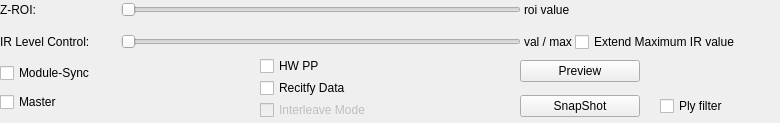
    <widget class="QWidget" name="widget_options" native="true">
     <layout class="QVBoxLayout" name="verticalLayout_5">
      <property name="spacing">
       <number>0</number>
      </property>
      <property name="leftMargin">
       <number>0</number>
      </property>
      <property name="topMargin">
       <number>0</number>
      </property>
      <property name="rightMargin">
       <number>0</number>
      </property>
      <property name="bottomMargin">
       <number>0</number>
      </property>
      <item>
       <widget class="QWidget" name="widget_slider_options" native="true">
        <layout class="QVBoxLayout" name="verticalLayout_9">
         <property name="spacing">
          <number>10</number>
         </property>
         <property name="leftMargin">
          <number>0</number>
         </property>
         <property name="topMargin">
          <number>0</number>
         </property>
         <property name="rightMargin">
          <number>0</number>
         </property>
         <property name="bottomMargin">
          <number>0</number>
         </property>
         <item>
          <widget class="QWidget" name="widget_depth_roi" native="true">
           <property name="sizePolicy">
            <sizepolicy hsizetype="Fixed" vsizetype="Preferred">
             <horstretch>0</horstretch>
             <verstretch>0</verstretch>
            </sizepolicy>
           </property>
           <layout class="QHBoxLayout" name="horizontalLayout_2">
            <property name="spacing">
             <number>3</number>
            </property>
            <property name="leftMargin">
             <number>0</number>
            </property>
            <property name="topMargin">
             <number>0</number>
            </property>
            <property name="rightMargin">
             <number>0</number>
            </property>
            <property name="bottomMargin">
             <number>0</number>
            </property>
            <item>
             <widget class="QLabel" name="label_title_depth_roi">
              <property name="sizePolicy">
               <sizepolicy hsizetype="Fixed" vsizetype="Preferred">
                <horstretch>118</horstretch>
                <verstretch>0</verstretch>
               </sizepolicy>
              </property>
              <property name="minimumSize">
               <size>
                <width>118</width>
                <height>0</height>
               </size>
              </property>
              <property name="text">
               <string>Z-ROI:           </string>
              </property>
             </widget>
            </item>
            <item>
             <widget class="QSlider" name="horizontalSlider_depth_roi">
              <property name="sizePolicy">
               <sizepolicy hsizetype="Fixed" vsizetype="Fixed">
                <horstretch>0</horstretch>
                <verstretch>0</verstretch>
               </sizepolicy>
              </property>
              <property name="minimumSize">
               <size>
                <width>400</width>
                <height>15</height>
               </size>
              </property>
              <property name="maximumSize">
               <size>
                <width>400</width>
                <height>15</height>
               </size>
              </property>
              <property name="minimum">
               <number>0</number>
              </property>
              <property name="maximum">
               <number>4</number>
              </property>
              <property name="singleStep">
               <number>1</number>
              </property>
              <property name="pageStep">
               <number>1</number>
              </property>
              <property name="orientation">
               <enum>Qt::Horizontal</enum>
              </property>
              <property name="tickInterval">
               <number>10</number>
              </property>
             </widget>
            </item>
            <item>
             <widget class="QLabel" name="label_depth_roi_value">
              <property name="sizePolicy">
               <sizepolicy hsizetype="Fixed" vsizetype="Preferred">
                <horstretch>0</horstretch>
                <verstretch>0</verstretch>
               </sizepolicy>
              </property>
              <property name="text">
               <string>roi value</string>
              </property>
             </widget>
            </item>
            <item>
             <spacer name="horizontalSpacer_2">
              <property name="orientation">
               <enum>Qt::Horizontal</enum>
              </property>
              <property name="sizeType">
               <enum>QSizePolicy::Fixed</enum>
              </property>
              <property name="sizeHint" stdset="0">
               <size>
                <width>200</width>
                <height>20</height>
               </size>
              </property>
             </spacer>
            </item>
           </layout>
          </widget>
         </item>
         <item>
          <widget class="QWidget" name="widget_ir_level_control" native="true">
           <layout class="QHBoxLayout" name="horizontalLayout_4">
            <property name="spacing">
             <number>3</number>
            </property>
            <property name="leftMargin">
             <number>0</number>
            </property>
            <property name="topMargin">
             <number>0</number>
            </property>
            <property name="rightMargin">
             <number>0</number>
            </property>
            <property name="bottomMargin">
             <number>0</number>
            </property>
            <item>
             <widget class="QLabel" name="label_title_ir_level_control">
              <property name="sizePolicy">
               <sizepolicy hsizetype="Fixed" vsizetype="Preferred">
                <horstretch>0</horstretch>
                <verstretch>0</verstretch>
               </sizepolicy>
              </property>
              <property name="minimumSize">
               <size>
                <width>118</width>
                <height>24</height>
               </size>
              </property>
              <property name="maximumSize">
               <size>
                <width>118</width>
                <height>24</height>
               </size>
              </property>
              <property name="text">
               <string>IR Level Control:</string>
              </property>
             </widget>
            </item>
            <item>
             <widget class="QSlider" name="horizontalSlider_ir_level_control">
              <property name="sizePolicy">
               <sizepolicy hsizetype="Fixed" vsizetype="Fixed">
                <horstretch>0</horstretch>
                <verstretch>0</verstretch>
               </sizepolicy>
              </property>
              <property name="minimumSize">
               <size>
                <width>400</width>
                <height>0</height>
               </size>
              </property>
              <property name="maximumSize">
               <size>
                <width>400</width>
                <height>16777215</height>
               </size>
              </property>
              <property name="pageStep">
               <number>1</number>
              </property>
              <property name="orientation">
               <enum>Qt::Horizontal</enum>
              </property>
             </widget>
            </item>
            <item>
             <widget class="QLabel" name="label_ir_level_value">
              <property name="sizePolicy">
               <sizepolicy hsizetype="Fixed" vsizetype="Preferred">
                <horstretch>0</horstretch>
                <verstretch>0</verstretch>
               </sizepolicy>
              </property>
              <property name="text">
               <string>val / max</string>
              </property>
             </widget>
            </item>
            <item>
             <widget class="QCheckBox" name="checkBox_extend_maximum_ir">
              <property name="sizePolicy">
               <sizepolicy hsizetype="Fixed" vsizetype="Fixed">
                <horstretch>0</horstretch>
                <verstretch>0</verstretch>
               </sizepolicy>
              </property>
              <property name="text">
               <string>Extend Maximum IR value</string>
              </property>
             </widget>
            </item>
            <item>
             <spacer name="horizontalSpacer_4">
              <property name="orientation">
               <enum>Qt::Horizontal</enum>
              </property>
              <property name="sizeHint" stdset="0">
               <size>
                <width>40</width>
                <height>20</height>
               </size>
              </property>
             </spacer>
            </item>
           </layout>
          </widget>
         </item>
        </layout>
       </widget>
      </item>
      <item>
       <widget class="QWidget" name="widget_other_options" native="true">
        <layout class="QHBoxLayout" name="horizontalLayout_8">
         <property name="spacing">
          <number>0</number>
         </property>
         <property name="leftMargin">
          <number>0</number>
         </property>
         <property name="topMargin">
          <number>0</number>
         </property>
         <property name="rightMargin">
          <number>0</number>
         </property>
         <property name="bottomMargin">
          <number>0</number>
         </property>
         <item>
          <widget class="QWidget" name="widget_other_left_options" native="true">
           <layout class="QVBoxLayout" name="verticalLayout_7">
            <property name="spacing">
             <number>0</number>
            </property>
            <property name="leftMargin">
             <number>0</number>
            </property>
            <property name="topMargin">
             <number>0</number>
            </property>
            <property name="rightMargin">
             <number>0</number>
            </property>
            <property name="bottomMargin">
             <number>0</number>
            </property>
            <item>
             <widget class="QCheckBox" name="checkBox_module_sync">
              <property name="sizePolicy">
               <sizepolicy hsizetype="Ignored" vsizetype="Fixed">
                <horstretch>0</horstretch>
                <verstretch>0</verstretch>
               </sizepolicy>
              </property>
              <property name="text">
               <string>Module-Sync</string>
              </property>
             </widget>
            </item>
            <item>
             <widget class="QCheckBox" name="checkBox_master">
              <property name="text">
               <string>Master</string>
              </property>
             </widget>
            </item>
           </layout>
          </widget>
         </item>
         <item>
          <widget class="QWidget" name="widget_other_center_options" native="true">
           <property name="minimumSize">
            <size>
             <width>0</width>
             <height>69</height>
            </size>
           </property>
           <layout class="QVBoxLayout" name="verticalLayout_8">
            <property name="spacing">
             <number>0</number>
            </property>
            <property name="leftMargin">
             <number>0</number>
            </property>
            <property name="topMargin">
             <number>0</number>
            </property>
            <property name="rightMargin">
             <number>0</number>
            </property>
            <property name="bottomMargin">
             <number>0</number>
            </property>
            <item>
             <widget class="QCheckBox" name="checkBox_hw_pp">
              <property name="enabled">
               <bool>true</bool>
              </property>
              <property name="sizePolicy">
               <sizepolicy hsizetype="Ignored" vsizetype="Fixed">
                <horstretch>0</horstretch>
                <verstretch>0</verstretch>
               </sizepolicy>
              </property>
              <property name="text">
               <string>HW PP</string>
              </property>
             </widget>
            </item>
            <item>
             <widget class="QCheckBox" name="checkBox_rectify_data">
              <property name="text">
               <string>Recitfy Data</string>
              </property>
             </widget>
            </item>
            <item>
             <widget class="QCheckBox" name="checkBox_interleave_mode">
              <property name="enabled">
               <bool>false</bool>
              </property>
              <property name="text">
               <string>Interleave Mode</string>
              </property>
             </widget>
            </item>
           </layout>
          </widget>
         </item>
         <item>
          <widget class="QWidget" name="widget_other_right_options" native="true">
           <property name="minimumSize">
            <size>
             <width>0</width>
             <height>69</height>
            </size>
           </property>
           <layout class="QVBoxLayout" name="verticalLayout_6">
            <property name="spacing">
             <number>0</number>
            </property>
            <property name="leftMargin">
             <number>0</number>
            </property>
            <property name="topMargin">
             <number>0</number>
            </property>
            <property name="rightMargin">
             <number>0</number>
            </property>
            <property name="bottomMargin">
             <number>0</number>
            </property>
            <item>
             <widget class="QWidget" name="widget_preview" native="true">
              <layout class="QHBoxLayout" name="horizontalLayout_9">
               <property name="spacing">
                <number>0</number>
               </property>
               <property name="leftMargin">
                <number>0</number>
               </property>
               <property name="topMargin">
                <number>0</number>
               </property>
               <property name="rightMargin">
                <number>0</number>
               </property>
               <property name="bottomMargin">
                <number>0</number>
               </property>
               <item>
                <widget class="QPushButton" name="pushButton_preview">
                 <property name="text">
                  <string>Preview</string>
                 </property>
                </widget>
               </item>
               <item>
                <spacer name="horizontalSpacer">
                 <property name="orientation">
                  <enum>Qt::Horizontal</enum>
                 </property>
                 <property name="sizeType">
                  <enum>QSizePolicy::Fixed</enum>
                 </property>
                 <property name="sizeHint" stdset="0">
                  <size>
                   <width>140</width>
                   <height>20</height>
                  </size>
                 </property>
                </spacer>
               </item>
              </layout>
             </widget>
            </item>
            <item>
             <widget class="QWidget" name="widget_snapshot" native="true">
              <layout class="QHBoxLayout" name="horizontalLayout_10">
               <property name="spacing">
                <number>20</number>
               </property>
               <property name="leftMargin">
                <number>0</number>
               </property>
               <property name="topMargin">
                <number>0</number>
               </property>
               <property name="rightMargin">
                <number>0</number>
               </property>
               <property name="bottomMargin">
                <number>0</number>
               </property>
               <item>
                <widget class="QPushButton" name="pushButton_snapshot">
                 <property name="text">
                  <string>SnapShot</string>
                 </property>
                </widget>
               </item>
               <item>
                <widget class="QCheckBox" name="checkBox_ply_filter">
                 <property name="text">
                  <string>Ply filter</string>
                 </property>
                </widget>
               </item>
              </layout>
             </widget>
            </item>
           </layout>
          </widget>
         </item>
        </layout>
       </widget>
      </item>
     </layout>
    </widget>
